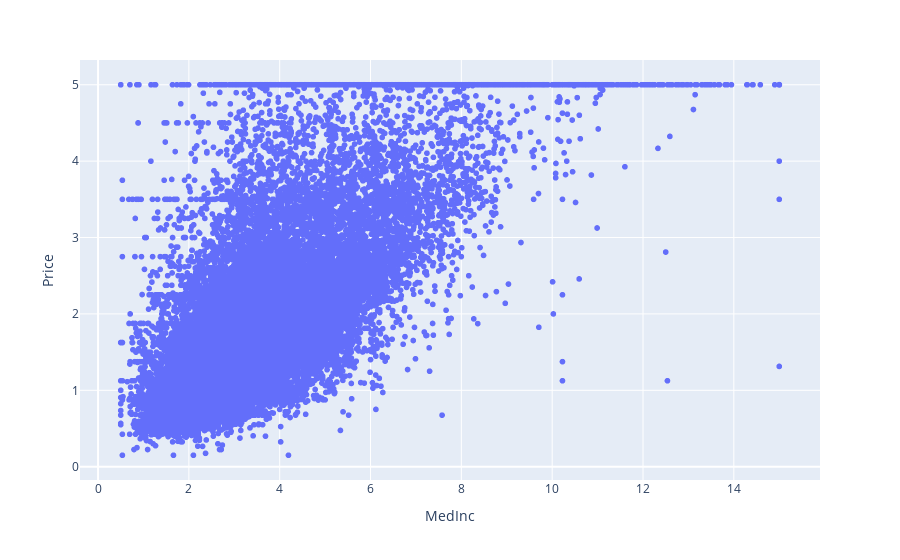

The notebook cell saved with this chart:
### Code cell
px.scatter(dataset_houses, x = 'MedInc', y = 'Price')

### Figure 1 — Plotly figure (JSON) as saved in the notebook; plotly's stock layout.template omitted (floating-point values rounded to 4 significant figures; data arrays with more than 128 entries replaced by an {"elided": "..."} marker saying what was removed)
{"data": [{"hovertemplate": "MedInc=%{x}<br>Price=%{y}<extra></extra>", "legendgroup": "", "marker": {"color": "#636efa", "symbol": "circle"}, "mode": "markers", "name": "", "showlegend": false, "type": "scattergl", "x": {"elided": "20640 float values"}, "xaxis": "x", "y": {"elided": "20640 float values"}, "yaxis": "y"}], "layout": {"legend": {"tracegroupgap": 0}, "margin": {"t": 60}, "xaxis": {"anchor": "y", "domain": [0, 1], "title": {"text": "MedInc"}}, "yaxis": {"anchor": "x", "domain": [0, 1], "title": {"text": "Price"}}}}
